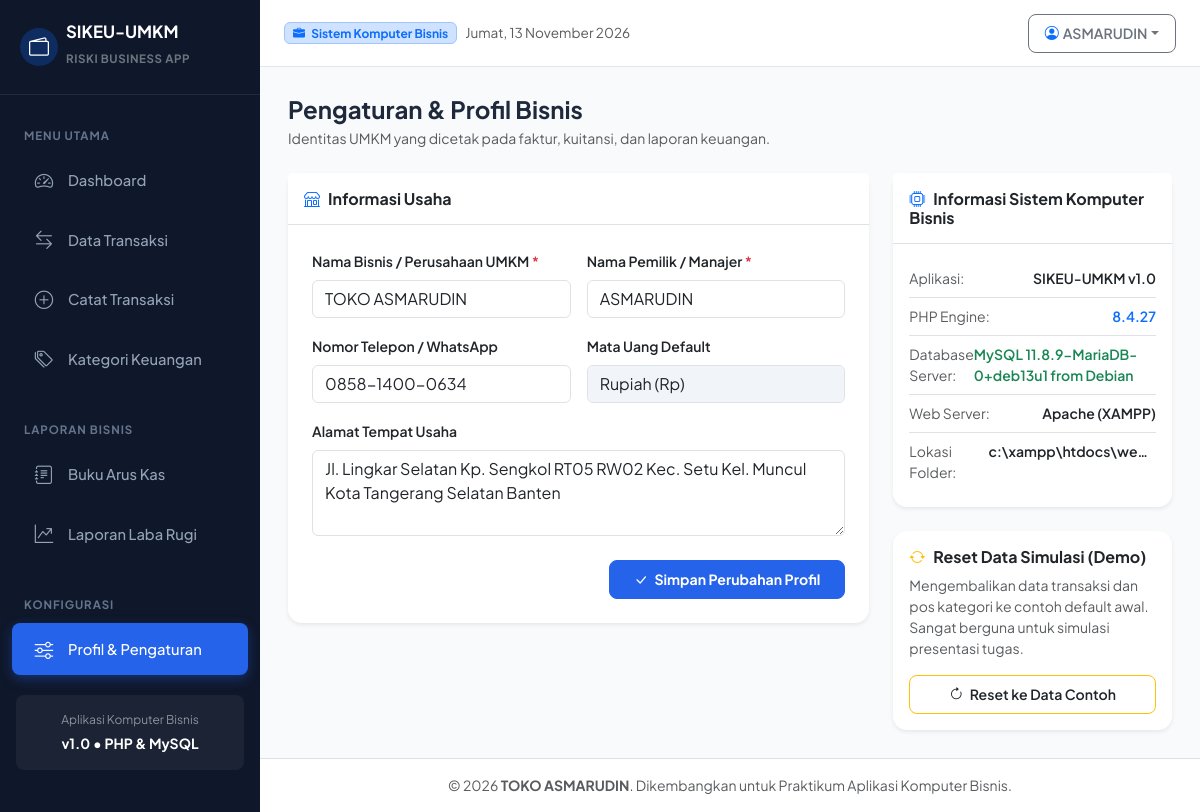
/pengaturan.php, run on the app's committed database.
### tables this page shows
CREATE TABLE `pengaturan` (
  `id` int(11) NOT NULL,
  `nama_bisnis` varchar(150) NOT NULL,
  `pemilik` varchar(100) NOT NULL,
  `telepon` varchar(30) DEFAULT NULL,
  `alamat` text DEFAULT NULL,
  `mata_uang` varchar(10) DEFAULT 'Rp',
  `updated_at` timestamp NOT NULL DEFAULT current_timestamp() ON UPDATE current_timestamp()
);

### config/helper.php (called while the page is built, shortened)
<?php
function tanggal_indo($tanggal, $cetak_hari = false) {
    $hari = [
        1 => 'Senin', 'Selasa', 'Rabu', 'Kamis', 'Jumat', 'Sabtu', 'Minggu'
    ];
    $bulan = [
        1 => 'Januari', 'Februari', 'Maret', 'April', 'Mei', 'Juni',
        'Juli', 'Agustus', 'September', 'Oktober', 'November', 'Desember'
    ];
    $pecahkan = explode('-', date('Y-m-d', strtotime($tanggal)));
    $tgl_indo = $pecahkan[2] . ' ' . $bulan[(int)$pecahkan[1]] . ' ' . $pecahkan[0];
    if ($cetak_hari) {
        $num_hari = date('N', strtotime($tanggal));
        return $hari[$num_hari] . ', ' . $tgl_indo;
    }
    return $tgl_indo;
}
function get_profil_bisnis($pdo) {
    $stmt = $pdo->query("SELECT * FROM pengaturan ORDER BY id ASC LIMIT 1");
    $data = $stmt->fetch();
    return $data;
}

### pengaturan.php (the view, shortened to what this page needs)
<?php
require_once __DIR__ . '/includes/header.php';
$mysqlVersion = $pdo->query('select version()')->fetchColumn();
?>
<div class="d-flex justify-content-between align-items-center mb-4 flex-wrap gap-2">
    <div>
        <h4 class="fw-bold mb-1">Pengaturan & Profil Bisnis</h4>
        <p class="text-muted mb-0 small">Identitas UMKM yang dicetak pada faktur, kuitansi, dan laporan keuangan.</p>
    </div>
</div>
<div class="row g-4">
    <div class="col-12 col-lg-8">
        <div class="card shadow-sm border-0">
            <div class="card-header bg-white py-3 border-bottom">
                <h6 class="fw-bold mb-0"><i class="bi bi-shop me-2 text-primary"></i>Informasi Usaha</h6>
            </div>
            <div class="card-body p-4">
                <form method="POST" action="pengaturan.php">
                    <div class="row g-3">
                        <div class="col-12 col-md-6">
                            <label class="form-label fw-semibold small">Nama Bisnis / Perusahaan UMKM <span class="text-danger">*</span></label>
                            <input type="text" name="nama_bisnis" class="form-control" value="<?= htmlspecialchars($profil['nama_bisnis']) ?>" required>
                        </div>
                        <div class="col-12 col-md-6">
                            <label class="form-label fw-semibold small">Nama Pemilik / Manajer <span class="text-danger">*</span></label>
                            <input type="text" name="pemilik" class="form-control" value="<?= htmlspecialchars($profil['pemilik']) ?>" required>
                        </div>
                        <div class="col-12 col-md-6">
                            <label class="form-label fw-semibold small">Nomor Telepon / WhatsApp</label>
                            <input type="text" name="telepon" class="form-control" value="<?= htmlspecialchars($profil['telepon']) ?>" placeholder="0812-xxxx-xxxx">
                        </div>
                        <div class="col-12 col-md-6">
                            <label class="form-label fw-semibold small">Mata Uang Default</label>
                            <input type="text" class="form-control" value="Rupiah (Rp)" readonly style="background-color: #f1f5f9;">
                        </div>
                        <div class="col-12">
                            <label class="form-label fw-semibold small">Alamat Tempat Usaha</label>
                            <textarea name="alamat" rows="3" class="form-control" placeholder="Alamat lengkap lokasi usaha..."><?= htmlspecialchars($profil['alamat']) ?></textarea>
                        </div>
                        <div class="col-12 pt-2 text-end">
                            <button type="submit" class="btn btn-primary px-4 fw-bold">
                                <i class="bi bi-check-lg me-1"></i> Simpan Perubahan Profil
                            </button>
                        </div>
                    </div>
                </form>
            </div>
        </div>
    </div>
    <div class="col-12 col-lg-4">
        <div class="card shadow-sm border-0 mb-4">
            <div class="card-header bg-white py-3 border-bottom">
                <h6 class="fw-bold mb-0"><i class="bi bi-cpu me-2 text-primary"></i>Informasi Sistem Komputer Bisnis</h6>
            </div>
            <div class="card-body p-3">
                <ul class="list-group list-group-flush small">
                    <li class="list-group-item d-flex justify-content-between px-0">
                        <span class="text-muted">Aplikasi:</span>
                        <span class="fw-semibold">SIKEU-UMKM v1.0</span>
                    </li>
                    <li class="list-group-item d-flex justify-content-between px-0">
                        <span class="text-muted">PHP Engine:</span>
                        <span class="fw-semibold text-primary"><?= phpversion() ?></span>
                    </li>
                    <li class="list-group-item d-flex justify-content-between px-0">
                        <span class="text-muted">Database Server:</span>
                        <span class="fw-semibold text-success">MySQL <?= htmlspecialchars($mysqlVersion) ?></span>
                    </li>
                    <li class="list-group-item d-flex justify-content-between px-0">
                        <span class="text-muted">Web Server:</span>
                        <span class="fw-semibold">Apache (XAMPP)</span>
                    </li>
                    <li class="list-group-item d-flex justify-content-between px-0">
                        <span class="text-muted">Lokasi Folder:</span>
                        <span class="fw-semibold text-truncate" style="max-width: 170px;" title="c:\xampp\htdocs\web_riski">c:\xampp\htdocs\web_riski</span>
                    </li>
                </ul>
            </div>
        </div>
        <div class="card shadow-sm border-0 border-warning border-opacity-50">
            <div class="card-body p-3">
                <h6 class="fw-bold text-dark"><i class="bi bi-arrow-repeat text-warning me-2"></i>Reset Data Simulasi (Demo)</h6>
                <p class="small text-muted mb-3">
                    Mengembalikan data transaksi dan pos kategori ke contoh default awal. Sangat berguna untuk simulasi presentasi tugas.
                </p>
                <form method="POST" action="pengaturan.php" onsubmit="return confirm('Apakah Anda yakin ingin me-reset seluruh data transaksi ke contoh awal?');">
                    <button type="submit" class="btn btn-outline-warning text-dark w-100 btn-sm fw-semibold">
                        <i class="bi bi-arrow-clockwise me-1"></i> Reset ke Data Contoh
                    </button>
                </form>
            </div>
        </div>
    </div>
</div>
<?php require_once __DIR__ . '/includes/footer.php'; ?>

### includes/header.php (shortened to what this page needs)
<?php
require_once __DIR__ . '/../config/database.php';
require_once __DIR__ . '/../config/helper.php';
$pdo = getDBConnection();
$profil = get_profil_bisnis($pdo);
?>
<!DOCTYPE html>
<html lang="id">
<head>
    <link href="https://cdn.jsdelivr.net/npm/bootstrap@5.3.3/dist/css/bootstrap.min.css" rel="stylesheet">
    <link href="https://cdn.jsdelivr.net/npm/bootstrap-icons@1.11.3/font/bootstrap-icons.min.css" rel="stylesheet">
    <link rel="stylesheet" href="assets/css/style.css">
</head>
<body>
<div class="d-flex" id="wrapper">
    <?php include __DIR__ . '/sidebar.php'; ?>
    <div id="page-content-wrapper">
        <nav class="navbar navbar-expand-lg top-navbar no-print">
            <div class="container-fluid px-0">
                <div class="d-flex align-items-center">
                    <span class="badge bg-primary-subtle text-primary border border-primary-subtle me-2 px-2 py-1">
                        <i class="bi bi-briefcase-fill me-1"></i> Sistem Komputer Bisnis
                    </span>
                    <span class="text-muted d-none d-md-inline" style="font-size: 0.85rem;">
                        <?= tanggal_indo(date('Y-m-d'), true) ?>
                    </span>
                </div>
                <div class="ms-auto d-flex align-items-center">
                    <div class="dropdown">
                        <button class="btn btn-sm btn-outline-secondary dropdown-toggle d-flex align-items-center" type="button" data-bs-dismiss="dropdown" data-bs-toggle="dropdown">
                            <i class="bi bi-person-circle me-1 text-primary"></i>
                            <span class="fw-semibold"><?= htmlspecialchars($profil['pemilik']) ?></span>
                        </button>
                    </div>
                </div>
            </div>
        </nav>
        <div class="content-container">

### includes/footer.php (shortened to what this page needs)
        </div>
        <footer class="mt-auto py-3 bg-white border-top text-center text-muted small no-print">
            <div class="container-fluid">
                <span>&copy; <?= date('Y') ?> <strong><?= htmlspecialchars($profil['nama_bisnis']) ?></strong>. Dikembangkan untuk Praktikum Aplikasi Komputer Bisnis.</span>
            </div>
        </footer>
    </div>
</div>
</body>
</html>

### assets/css/style.css (style rules this page uses)
:root { --primary-color: #2563eb; --primary-dark: #1d4ed8; --primary-light: #eff6ff; --success-color: #10b981; --success-light: #ecfdf5; --danger-color: #ef4444; --danger-light: #fef2f2; --warning-color: #f59e0b; --warning-light: #fffbeb; --sidebar-bg: #0f172a; --sidebar-hover: #1e293b; --body-bg: #f8fafc; --card-border: #e2e8f0; --text-main: #1e293b; --text-muted: #64748b; }
body { font-family: 'Plus Jakarta Sans', sans-serif; background-color: var(--body-bg); color: var(--text-main); overflow-x: hidden; }
#page-content-wrapper { flex: 1; min-width: 0; display: flex; flex-direction: column; }
.top-navbar { background-color: #ffffff; border-bottom: 1px solid var(--card-border); padding: 0.85rem 1.5rem; }
.content-container { padding: 1.75rem; }
.card { border: 1px solid var(--card-border); border-radius: 14px; box-shadow: 0 1px 3px rgba(0, 0, 0, 0.04), 0 2px 8px rgba(0, 0, 0, 0.02); transition: transform 0.2s ease, box-shadow 0.2s ease; }
.btn { border-radius: 8px; font-weight: 600; font-size: 0.88rem; padding: 0.5rem 1rem; transition: all 0.2s; }
.btn-primary { background-color: var(--primary-color); border-color: var(--primary-color); }

### data on the page
pengaturan: pemilik "ASMARUDIN", nama_bisnis "TOKO ASMARUDIN", telepon "0858-1400-0634", alamat "Jl. Lingkar Selatan Kp. Sengkol RT05 RW02 Kec. Setu Kel. Muncul Kota Tangerang Selatan Banten"

### other printed values
phpversion() "8.4.27"
$mysqlVersion "11.8.9-MariaDB-0+deb13u1 from Debian"
